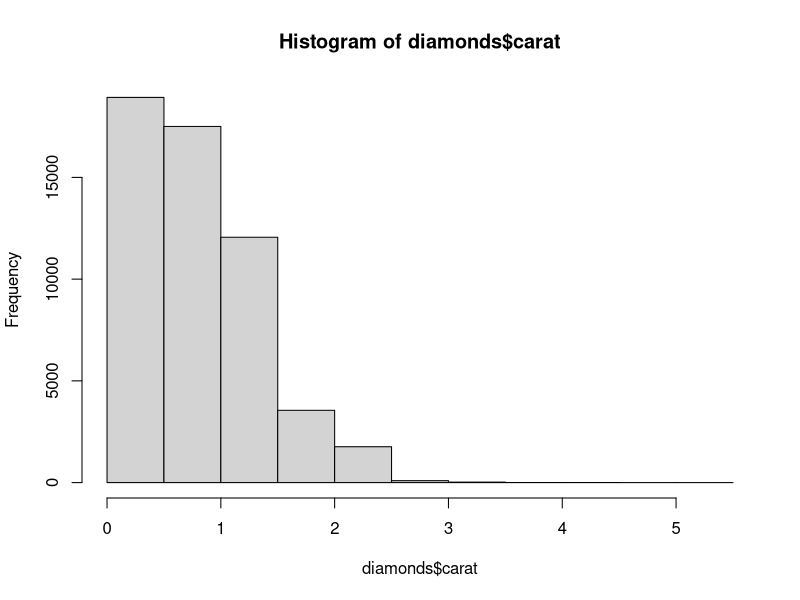

This figure's R source:
require(ggplot2)
data("diamonds")
head(diamonds)

aggregate(price ~ cut, diamonds, mean)
aggregate(price ~ cut + color, diamonds, mean)
aggregate(cbind(price, carat) ~ cut, diamonds, mean)
mean(diamonds$price)
mean(diamonds$carat)
hist(diamonds$carat)
aggregate(cbind(price, carat) ~ cut + color, diamonds, mean)
